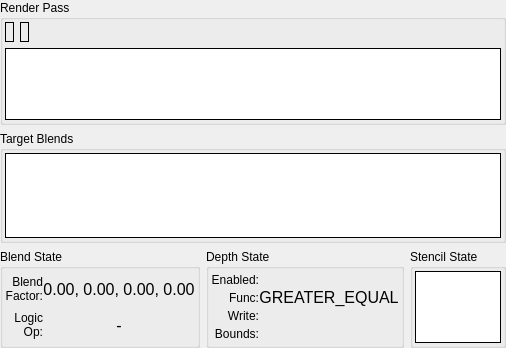
         <widget class="QWidget" name="fbScrollContents">
          <property name="geometry">
           <rect>
            <x>0</x>
            <y>0</y>
            <width>488</width>
            <height>348</height>
           </rect>
          </property>
          <layout class="QGridLayout" name="gridLayout_4">
           <property name="leftMargin">
            <number>0</number>
           </property>
           <property name="topMargin">
            <number>0</number>
           </property>
           <property name="rightMargin">
            <number>0</number>
           </property>
           <property name="bottomMargin">
            <number>0</number>
           </property>
           <item row="0" column="0" colspan="3">
            <widget class="QGroupBox" name="framebufferGroup">
             <property name="sizePolicy">
              <sizepolicy hsizetype="Preferred" vsizetype="Expanding">
               <horstretch>0</horstretch>
               <verstretch>0</verstretch>
              </sizepolicy>
             </property>
             <property name="title">
              <string>Render Pass</string>
             </property>
             <layout class="QVBoxLayout" name="verticalLayout_17">
              <property name="leftMargin">
               <number>2</number>
              </property>
              <property name="topMargin">
               <number>2</number>
              </property>
              <property name="rightMargin">
               <number>2</number>
              </property>
              <property name="bottomMargin">
               <number>2</number>
              </property>
              <item>
               <layout class="QHBoxLayout" name="horizontalLayout_23">
                <item>
                 <widget class="RDLabel" name="renderpass">
                  <property name="frameShape">
                   <enum>QFrame::Box</enum>
                  </property>
                  <property name="margin">
                   <number>4</number>
                  </property>
                 </widget>
                </item>
                <item>
                 <widget class="RDLabel" name="framebuffer">
                  <property name="frameShape">
                   <enum>QFrame::Box</enum>
                  </property>
                  <property name="margin">
                   <number>2</number>
                  </property>
                 </widget>
                </item>
                <item>
                 <spacer name="horizontalSpacer_2">
                  <property name="orientation">
                   <enum>Qt::Horizontal</enum>
                  </property>
                  <property name="sizeHint" stdset="0">
                   <size>
                    <width>40</width>
                    <height>20</height>
                   </size>
                  </property>
                 </spacer>
                </item>
               </layout>
              </item>
              <item>
               <widget class="RDTreeWidget" name="fbAttach">
                <property name="frameShape">
                 <enum>QFrame::Box</enum>
                </property>
                <property name="frameShadow">
                 <enum>QFrame::Plain</enum>
                </property>
                <property name="sizeAdjustPolicy">
                 <enum>QAbstractScrollArea::AdjustToContents</enum>
                </property>
                <property name="editTriggers">
                 <set>QAbstractItemView::NoEditTriggers</set>
                </property>
                <property name="showDropIndicator" stdset="0">
                 <bool>false</bool>
                </property>
                <property name="indentation">
                 <number>0</number>
                </property>
                <property name="rootIsDecorated">
                 <bool>false</bool>
                </property>
                <property name="itemsExpandable">
                 <bool>false</bool>
                </property>
                <property name="allColumnsShowFocus">
                 <bool>true</bool>
                </property>
                <property name="expandsOnDoubleClick">
                 <bool>false</bool>
                </property>
                <attribute name="headerStretchLastSection">
                 <bool>false</bool>
                </attribute>
               </widget>
              </item>
             </layout>
            </widget>
           </item>
           <item row="1" column="0" colspan="3">
            <widget class="QGroupBox" name="blendsGroup">
             <property name="sizePolicy">
              <sizepolicy hsizetype="Preferred" vsizetype="Expanding">
               <horstretch>0</horstretch>
               <verstretch>0</verstretch>
              </sizepolicy>
             </property>
             <property name="title">
              <string>Target Blends</string>
             </property>
             <layout class="QHBoxLayout" name="horizontalLayout_25">
              <property name="leftMargin">
               <number>2</number>
              </property>
              <property name="topMargin">
               <number>2</number>
              </property>
              <property name="rightMargin">
               <number>2</number>
              </property>
              <property name="bottomMargin">
               <number>2</number>
              </property>
              <item>
               <widget class="RDTreeWidget" name="blends">
                <property name="frameShape">
                 <enum>QFrame::Box</enum>
                </property>
                <property name="frameShadow">
                 <enum>QFrame::Plain</enum>
                </property>
                <property name="sizeAdjustPolicy">
                 <enum>QAbstractScrollArea::AdjustToContents</enum>
                </property>
                <property name="editTriggers">
                 <set>QAbstractItemView::NoEditTriggers</set>
                </property>
                <property name="showDropIndicator" stdset="0">
                 <bool>false</bool>
                </property>
                <property name="indentation">
                 <number>0</number>
                </property>
                <property name="rootIsDecorated">
                 <bool>false</bool>
                </property>
                <property name="itemsExpandable">
                 <bool>false</bool>
                </property>
                <property name="allColumnsShowFocus">
                 <bool>true</bool>
                </property>
                <property name="expandsOnDoubleClick">
                 <bool>false</bool>
                </property>
               </widget>
              </item>
             </layout>
            </widget>
           </item>
           <item row="2" column="0">
            <widget class="QGroupBox" name="blendStateGroup">
             <property name="sizePolicy">
              <sizepolicy hsizetype="Preferred" vsizetype="Preferred">
               <horstretch>0</horstretch>
               <verstretch>0</verstretch>
              </sizepolicy>
             </property>
             <property name="title">
              <string>Blend State</string>
             </property>
             <layout class="QGridLayout" name="blendStateGridLayout">
              <property name="leftMargin">
               <number>2</number>
              </property>
              <property name="topMargin">
               <number>2</number>
              </property>
              <property name="rightMargin">
               <number>2</number>
              </property>
              <property name="bottomMargin">
               <number>2</number>
              </property>
              <property name="spacing">
               <number>0</number>
              </property>
              <item row="0" column="0">
               <widget class="QLabel" name="blendFactorLabel">
                <property name="text">
                 <string>Blend Factor:</string>
                </property>
                <property name="alignment">
                 <set>Qt::AlignRight|Qt::AlignTrailing|Qt::AlignVCenter</set>
                </property>
                <property name="wordWrap">
                 <bool>true</bool>
                </property>
               </widget>
              </item>
              <item row="0" column="1">
               <widget class="QLabel" name="blendFactor">
                <property name="font">
                 <font>
                  <pointsize>12</pointsize>
                 </font>
                </property>
                <property name="text">
                 <string>0.00, 0.00, 0.00, 0.00</string>
                </property>
                <property name="alignment">
                 <set>Qt::AlignCenter</set>
                </property>
                <property name="margin">
                 <number>4</number>
                </property>
               </widget>
              </item>
              <item row="1" column="0">
               <widget class="QLabel" name="logicOpLabel">
                <property name="text">
                 <string>Logic Op:</string>
                </property>
                <property name="alignment">
                 <set>Qt::AlignRight|Qt::AlignTrailing|Qt::AlignVCenter</set>
                </property>
                <property name="wordWrap">
                 <bool>true</bool>
                </property>
               </widget>
              </item>
              <item row="1" column="1">
               <widget class="QLabel" name="logicOp">
                <property name="font">
                 <font>
                  <pointsize>12</pointsize>
                 </font>
                </property>
                <property name="text">
                 <string>-</string>
                </property>
                <property name="alignment">
                 <set>Qt::AlignCenter</set>
                </property>
                <property name="margin">
                 <number>4</number>
                </property>
               </widget>
              </item>
             </layout>
            </widget>
           </item>
           <item row="2" column="1">
            <widget class="QGroupBox" name="depthStateGroup">
             <property name="sizePolicy">
              <sizepolicy hsizetype="Preferred" vsizetype="Preferred">
               <horstretch>0</horstretch>
               <verstretch>0</verstretch>
              </sizepolicy>
             </property>
             <property name="title">
              <string>Depth State</string>
             </property>
             <layout class="QGridLayout" name="depthStateGridLayout">
              <property name="leftMargin">
               <number>2</number>
              </property>
              <property name="topMargin">
               <number>2</number>
              </property>
              <property name="rightMargin">
               <number>2</number>
              </property>
              <property name="bottomMargin">
               <number>2</number>
              </property>
              <property name="spacing">
               <number>0</number>
              </property>
              <item row="0" column="0">
               <widget class="QLabel" name="depthEnabledLabel">
                <property name="text">
                 <string>Enabled:</string>
                </property>
                <property name="alignment">
                 <set>Qt::AlignRight|Qt::AlignTrailing|Qt::AlignVCenter</set>
                </property>
               </widget>
              </item>
              <item row="0" column="1">
               <widget class="QLabel" name="depthEnabled">
                <property name="text">
                 <string/>
                </property>
                <property name="pixmap">
                 <pixmap resource="../../Resources/resources.qrc">:/cross.png</pixmap>
                </property>
                <property name="alignment">
                 <set>Qt::AlignCenter</set>
                </property>
                <property name="margin">
                 <number>4</number>
                </property>
               </widget>
              </item>
              <item row="1" column="0">
               <widget class="QLabel" name="depthFuncLabel">
                <property name="text">
                 <string>Func:</string>
                </property>
                <property name="alignment">
                 <set>Qt::AlignRight|Qt::AlignTrailing|Qt::AlignVCenter</set>
                </property>
               </widget>
              </item>
              <item row="1" column="1">
               <widget class="QLabel" name="depthFunc">
                <property name="font">
                 <font>
                  <pointsize>12</pointsize>
                 </font>
                </property>
                <property name="text">
                 <string>GREATER_EQUAL</string>
                </property>
                <property name="alignment">
                 <set>Qt::AlignCenter</set>
                </property>
                <property name="margin">
                 <number>4</number>
                </property>
               </widget>
              </item>
              <item row="2" column="0">
               <widget class="QLabel" name="depthWriteLabel">
                <property name="text">
                 <string>Write:</string>
                </property>
                <property name="alignment">
                 <set>Qt::AlignRight|Qt::AlignTrailing|Qt::AlignVCenter</set>
                </property>
               </widget>
              </item>
              <item row="2" column="1">
               <widget class="QLabel" name="depthWrite">
                <property name="font">
                 <font>
                  <pointsize>12</pointsize>
                 </font>
                </property>
                <property name="text">
                 <string/>
                </property>
                <property name="pixmap">
                 <pixmap resource="../../Resources/resources.qrc">:/cross.png</pixmap>
                </property>
                <property name="alignment">
                 <set>Qt::AlignCenter</set>
                </property>
                <property name="margin">
                 <number>4</number>
                </property>
               </widget>
              </item>
              <item row="3" column="0">
               <widget class="QLabel" name="depthBoundsLabel">
                <property name="text">
                 <string>Bounds:</string>
                </property>
                <property name="alignment">
                 <set>Qt::AlignRight|Qt::AlignTrailing|Qt::AlignVCenter</set>
                </property>
               </widget>
              </item>
              <item row="3" column="1">
               <widget class="QLabel" name="depthBounds">
                <property name="font">
                 <font>
                  <pointsize>12</pointsize>
                 </font>
                </property>
                <property name="text">
                 <string/>
                </property>
                <property name="pixmap">
                 <pixmap resource="../../Resources/resources.qrc">:/cross.png</pixmap>
                </property>
                <property name="alignment">
                 <set>Qt::AlignCenter</set>
                </property>
                <property name="margin">
                 <number>4</number>
                </property>
               </widget>
              </item>
             </layout>
            </widget>
           </item>
           <item row="2" column="2">
            <widget class="QGroupBox" name="stencilStateGroup">
             <property name="sizePolicy">
              <sizepolicy hsizetype="Preferred" vsizetype="Preferred">
               <horstretch>0</horstretch>
               <verstretch>0</verstretch>
              </sizepolicy>
             </property>
             <property name="title">
              <string>Stencil State</string>
             </property>
             <property name="alignment">
              <set>Qt::AlignLeading|Qt::AlignLeft|Qt::AlignTop</set>
             </property>
             <layout class="QVBoxLayout" name="verticalLayout_10">
              <property name="spacing">
               <number>0</number>
              </property>
              <property name="leftMargin">
               <number>2</number>
              </property>
              <property name="topMargin">
               <number>2</number>
              </property>
              <property name="rightMargin">
               <number>2</number>
              </property>
              <property name="bottomMargin">
               <number>2</number>
              </property>
              <item>
               <widget class="RDTreeWidget" name="stencils">
                <property name="sizePolicy">
                 <sizepolicy hsizetype="Expanding" vsizetype="Preferred">
                  <horstretch>0</horstretch>
                  <verstretch>0</verstretch>
                 </sizepolicy>
                </property>
                <property name="frameShape">
                 <enum>QFrame::Box</enum>
                </property>
                <property name="frameShadow">
                 <enum>QFrame::Plain</enum>
                </property>
                <property name="verticalScrollBarPolicy">
                 <enum>Qt::ScrollBarAlwaysOff</enum>
                </property>
                <property name="horizontalScrollBarPolicy">
                 <enum>Qt::ScrollBarAsNeeded</enum>
                </property>
                <property name="sizeAdjustPolicy">
                 <enum>QAbstractScrollArea::AdjustToContents</enum>
                </property>
                <property name="editTriggers">
                 <set>QAbstractItemView::NoEditTriggers</set>
                </property>
                <property name="showDropIndicator" stdset="0">
                 <bool>false</bool>
                </property>
                <property name="selectionMode">
                 <enum>QAbstractItemView::NoSelection</enum>
                </property>
                <property name="indentation">
                 <number>0</number>
                </property>
                <property name="rootIsDecorated">
                 <bool>false</bool>
                </property>
                <property name="itemsExpandable">
                 <bool>false</bool>
                </property>
                <property name="allColumnsShowFocus">
                 <bool>true</bool>
                </property>
                <property name="expandsOnDoubleClick">
                 <bool>false</bool>
                </property>
                <attribute name="headerStretchLastSection">
                 <bool>false</bool>
                </attribute>
               </widget>
              </item>
             </layout>
            </widget>
           </item>
          </layout>
         </widget>
